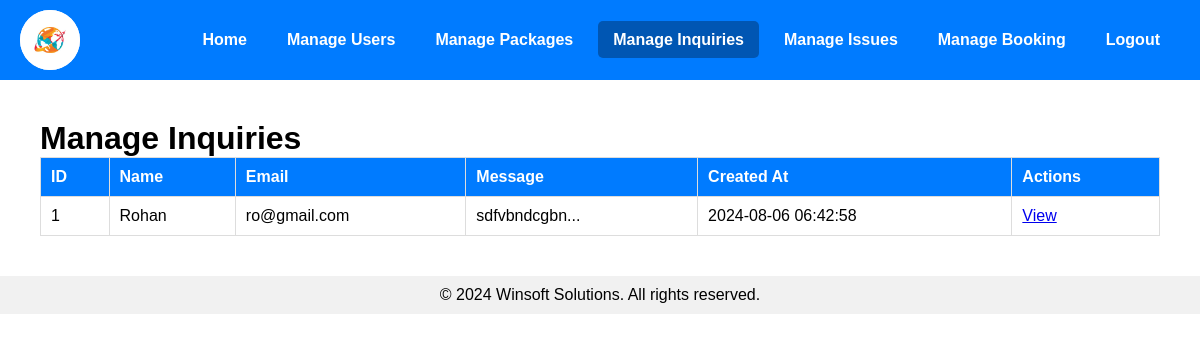
Screenshot of /admin_dashboard.php?tab=manage_inquiries (signed in) with the database file from the repository.
### tables this page shows
CREATE TABLE `inquiries` (
  `id` int(11) NOT NULL,
  `name` varchar(100) NOT NULL,
  `email` varchar(100) NOT NULL,
  `message` text NOT NULL,
  `created_at` timestamp NOT NULL DEFAULT current_timestamp()
);

### admin_manage_inquiries.php (the view)
<?php
include 'config.php';
$sql    = "SELECT * FROM inquiries ORDER BY created_at DESC";
$result = $conn->query ( $sql );
?>
<div class="content">
     <h1>Manage Inquiries</h1>
     <?php if ( $result->num_rows > 0 ) : ?>
     <table>
          <thead>
               <tr>
                    <th>ID</th>
                    <th>Name</th>
                    <th>Email</th>
                    <th>Message</th>
                    <th>Created At</th>
                    <th>Actions</th>
               </tr>
          </thead>
          <tbody>
               <?php while ( $row = $result->fetch_assoc () ) : ?>
               <tr>
                    <td><?= $row[ 'id' ] ?></td>
                    <td><?= htmlspecialchars ( $row[ 'name' ] ) ?></td>
                    <td><?= htmlspecialchars ( $row[ 'email' ] ) ?></td>
                    <td><?= htmlspecialchars ( substr ( $row[ 'message' ], 0, 50 ) ) ?>...</td>
                    <td><?= $row[ 'created_at' ] ?></td>
                    <td>
                         <a href="view_inquiry.php?id=<?= $row[ 'id' ] ?>">View</a>
                    </td>
               </tr>
               <?php endwhile; ?>
          </tbody>
     </table>
     <?php else : ?>
     <p>No inquiries found.</p>
     <?php endif; ?>
</div>

### styles/responsive.css (style rules this page uses)
* { margin: 0; padding: 0; }
html, body { font-family: Arial, sans-serif; padding: 0; margin: 0; }
.content { padding: 20px; }
table { width: 100%; border-collapse: collapse; }
table, th, td { border: 1px solid #ddd; }
th, td { padding: 10px; text-align: left; }
th { background-color: #007bff; color: white; }

### rows the page displays
inquiries: id "1", name "Rohan", email "ro@gmail.com", message "sdfvbndcgbn", created_at "2024-08-06 06:42:58"
